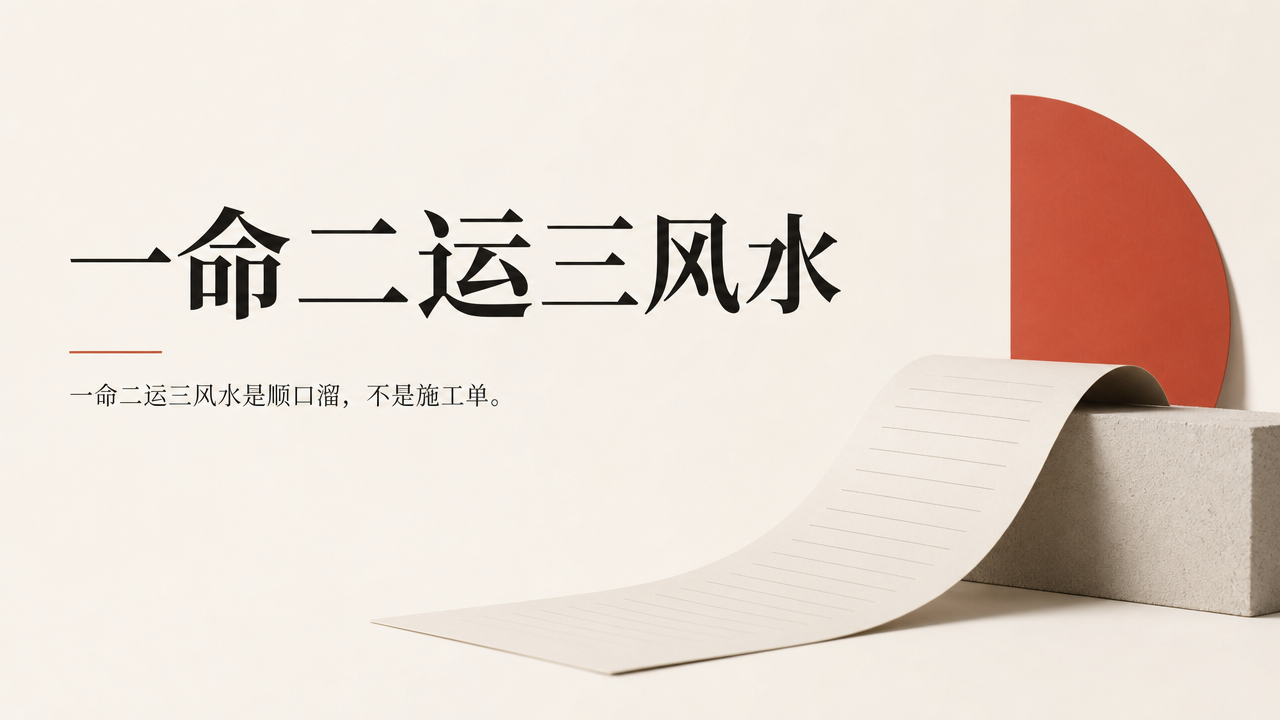
#> input picture skill/assets/品牌包/谷子/模板/封面预览/封面候选-1.png, 1280 x 720 px
$ python -i stamp_pages.py   (imports and definitions only)
#> lines starting #> are read from the running program, lines starting #| are printed output that depends on the picture
#> further down, picture is the input picture: PIL image 1280x720 RGB; mean R, G, B 231.2, 218.5, 209.4
# -*- coding: utf-8 -*-
"""Stamp brand logo top-right on raw page PNGs and build a full-page-image PPTX.

    stamp_pages.py <raw_pages_dir> <out_dir> [--brand 谷子] [--ppt-name PPT.pptx]

Writes <out_dir>/pages/*.png and <out_dir>/PPT.pptx. Logo path and size come from
config/品牌包/<brand>/风格.md rows 「Logo」 and 「Logo 位置」.
"""

from __future__ import annotations

import argparse
import re
import shutil
import sys
from pathlib import Path

from PIL import Image

sys.path.insert(0, str(next(d for d in Path(__file__).resolve().parents if (d / "_lib" / "mini.py").is_file()) / "_lib"))
import mini  # noqa: E402

MIN_SIZE = (1920, 1080)


def fit_16x9(im: Image.Image) -> Image.Image:
    """Keep 2K native pixels. Only letterbox-upscale frames below 1920×1080."""
    im = im.convert("RGB")
    w, h = im.size
#> w = 1280; h = 720
    if w >= MIN_SIZE[0] and h >= MIN_SIZE[1]:
        return im
    tw, th = MIN_SIZE
    ratio = min(tw / w, th / h)
#> ratio = 1.5
    nw = max(1, int(w * ratio))
#> nw = 1920
    nh = max(1, int(h * ratio))
#> nh = 1080
    scaled = im.resize((nw, nh), Image.Resampling.LANCZOS)
    canvas = Image.new("RGB", (tw, th), scaled.getpixel((min(2, nw - 1), min(2, nh - 1))))
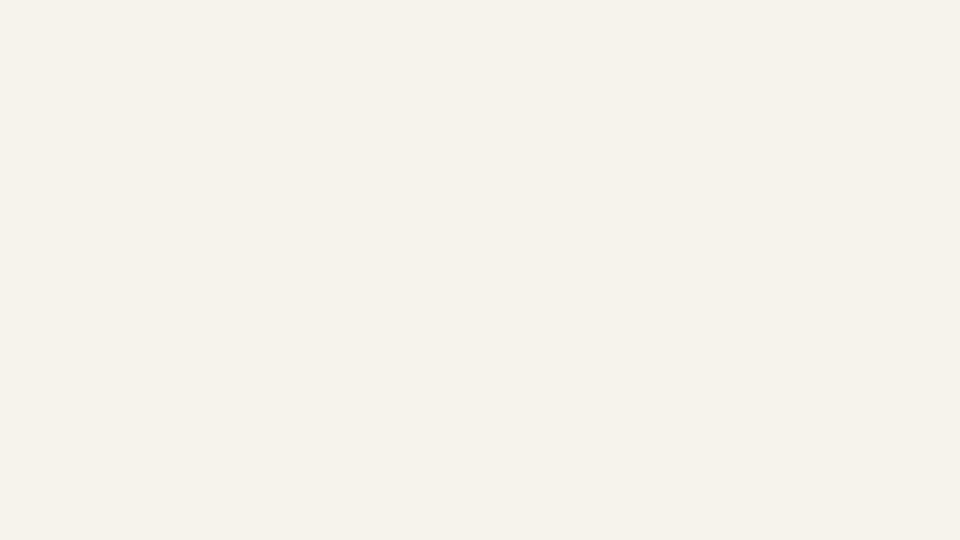
#> canvas: PIL image 1920x1080 RGB (shown at 1/2 size); mean R, G, B 246, 242, 236
    canvas.paste(scaled, ((tw - nw) // 2, (th - nh) // 2))
    return canvas


# [96 lines left out: functions knock_black, stamp, build_pptx, main, not called in this run]


# [2 lines not run here, left out]

>>> from PIL import Image
>>> picture = Image.open('../../assets/品牌包/谷子/模板/封面预览/封面候选-1.png')
>>> result = fit_16x9(picture)
